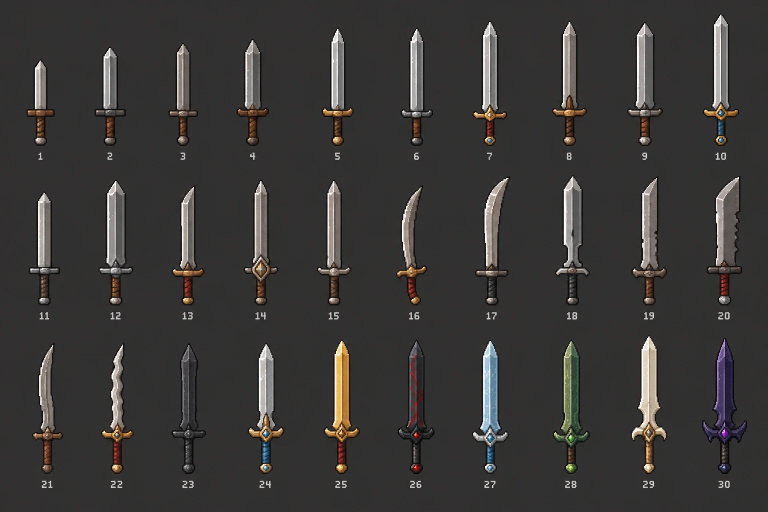
#> input picture imagens/armas/100.webp, 1536 x 1024 px, given in place of decoracao_castelo.jpg, which was not available (shown at 1/2 size)
$ python extract_castelo.py
#> lines starting #> are read from the running program, lines starting #| are printed output that depends on the picture; after the words box and inside, x2 and y2 are one past the last pixel; in counts of white or black regions, pixels touching at a corner belong together; pictures that were not available may be replaced by others from this repository, and a replacement may not be noted
### Tools/extract_boss_pirata.py
"""Separa cada quadro de ação do boss pirata (Drake) da folha imagens/boss-pirata.jpg.

A folha tem 3 linhas x 5 colunas, fundo xadrez:
  linha 1: frente, esquerda, costas-direita, costas-esquerda, costas   (direções)
  linha 2: parado, golpe 1, golpe 2, tiro p/ direita, tiro p/ esquerda
  linha 3: dor 1 (chapéu voando), dor 2 (ajoelhado), morte 1, morte 2, morte 3

Cada quadro sai num quadro de tamanho único, com os pés no mesmo ponto (centro da
coluna, base da linha), para a animação não pular. Saída: Assets/Art/Sprites/Monsters/MVP/Resources/Drake/.

Uso: python Tools/extract_boss_pirata.py   (na raiz do projeto)
"""
import os
import sys

import numpy as np
from PIL import Image

sys.path.insert(0, os.path.dirname(__file__))
from extract_pixelart import resample, background_mask, drop_specks, quantize  # noqa: E402

SRC = "imagens/boss-pirata.jpg"
OUT = "Assets/Art/Sprites/Monsters/MVP/Resources/Drake"
GRID = 512          # a arte tem pixel de 2 px na imagem de 1024
COLS = 5
NAMES = [
    ["frente", "esquerda", "costas_direita", "costas_esquerda", "costas"],
    ["parado", "golpe_1", "golpe_2", "tiro_direita", "tiro_esquerda"],
    ["dor_1", "dor_2", "morte_1", "morte_2", "morte_3"],
]


def components(fg):
    """Grupos de pixels ligados (8 vizinhos): lista de (ys, xs)."""
    H, W = fg.shape
    seen = np.zeros_like(fg)
    out = []
    for y, x in zip(*np.where(fg)):
        if seen[y, x]:
            continue
        ys, xs, stack = [], [], [(y, x)]
        seen[y, x] = True
        while stack:
            cy, cx = stack.pop()
            ys.append(cy)
            xs.append(cx)
            for dy in (-1, 0, 1):
                for dx in (-1, 0, 1):
                    ny, nx = cy + dy, cx + dx
                    if 0 <= ny < H and 0 <= nx < W and fg[ny, nx] and not seen[ny, nx]:
                        seen[ny, nx] = True
                        stack.append((ny, nx))
        out.append((np.array(ys), np.array(xs)))
    return out


# [75 lines left out: functions row_bands, main, not called in this run]


# [2 lines that do not run on import are left out]

### Tools/extract_armas.py
"""Recorta as folhas de armas (imagens/armas/<n>.webp, fundo escuro, números embaixo ou no
canto de cada item) em ícones de Assets/Resources/Items/<id>.png (lado maior 64 px, como os
outros ícones). A ordem é a da folha (linha a linha); os ids são <prefixo>_NN.

Cada pedaço de desenho vai para a célula da grade onde fica o meio dele. Em cada célula fica
o desenho principal e o que está colado nele (brilhos, faíscas); os números e as molduras das
células (folhas de maças e cajados) saem.

Uso: python Tools/extract_armas.py [--previa <pasta>]
"""
import os
import sys

import numpy as np
from PIL import Image

sys.path.insert(0, os.path.dirname(__file__))
from extract_boss_pirata import components  # noqa: E402

OUT = "Assets/Resources/Items"
ICON = 64
# folha: (prefixo, linhas, colunas)
SHEETS = {
    99: ("espada_magica", 5, 10),
    100: ("espada", 3, 10),
    101: ("lanca", 2, (7, 8)),   # 7 na primeira linha, 8 na segunda
    102: ("machado", 3, 5),
    103: ("aljava", 4, 5),
    104: ("alabarda", 4, 5),
    105: ("martelo_guerra", 4, 5),
    106: ("foice", 4, 5),
    107: ("escudo", 5, 6),
    108: ("shuriken", 4, 5),
    109: ("livro", 5, 6),
    110: ("instrumento", 5, 6),
    111: ("chicote", 5, 6),
    112: ("soqueira", 4, 5),
    113: ("katar", 5, 6),
    114: ("cajado", 5, 6),
    115: ("maca", 5, 6),
}


# Distância (px) para juntar pedaços do mesmo item; menor onde os itens quase se encostam.
JOIN = {"machado": 0}
# Comprimento mínimo de um trecho reto para ser linha de moldura (maças: molduras por célula).
LINE = {}


def grow(m, n):
    for _ in range(n):
        g = m.copy()
        g[1:] |= m[:-1]; g[:-1] |= m[1:]; g[:, 1:] |= m[:, :-1]; g[:, :-1] |= m[:, 1:]
        m = g
    return m


# Folhas recortadas célula por célula (tudo o que há na célula é o item):
# cajados: grade regular com molduras (entra INSET px para dentro); machados: linhas de altura
# própria, e as colunas pelos vãos entre os itens.
CELLS = {"cajado": {"xs": [(26, 231), (253, 465), (485, 675), (694, 871), (890, 1067), (1086, 1235)],
                     "ys": [(16, 226), (243, 463), (482, 705), (723, 938), (957, 1228)]}, "machado": {"bands": [(0, 340), (340, 690), (690, 1254)]}}


# [174 lines left out: functions spans, by_cells, icon, extract, main, not called in this run]


# [2 lines that do not run on import are left out]

### Tools/extract_castelo.py
"""Decoração de castelo (imagens/decoracao_castelo.jpg: 5 linhas, fundo cinza-azulado liso):
mesas, cadeiras, tronos, estátuas, gárgulas, armaduras, estandartes, lustres, candelabros,
tochas, braseiros, armários, estantes, baús, escrivaninha, lareira, tapeçarias, escudos,
barris, tapetes. Saída: Assets/Art/Sprites/Environment/Decoracao/<nome>.png já no padrão de
64 px por quadrado (Tools/escala.py; ex.: cadeira ~1,2 de altura, armadura ~1,8).
Os arquivos entram no registro do Tools/padronizar_64.py (não são ampliados de novo).

Uso: python Tools/extract_castelo.py
"""
import json
import os
import sys

import numpy as np
from PIL import Image

sys.path.insert(0, os.path.dirname(__file__))
from extract_boss_pirata import components  # noqa: E402
from extract_armas import grow  # noqa: E402

SRC = "imagens/decoracao_castelo.jpg"
OUT = "Assets/Art/Sprites/Environment/Decoracao"
ESCALA = 0.95            # px da folha -> px do jogo (64 por quadrado)
FUNDO = np.array([62, 69, 77])
LINHAS = [(0, 108), (108, 240), (240, 346), (346, 458), (458, 572)]
NOMES = [
    ["mesa_longa", "mesa_banquete", "cadeira_vermelha", "mesa_redonda", "cadeira_azul", "cadeira_estofada",
     "trono_vermelho", "trono_azul", "cadeira_ferro", "banco_madeira"],
    ["estatua_cavaleiro_1", "estatua_cavaleiro_2", "gargula_1", "gargula_2", "armadura_1", "armadura_penacho",
     "armadura_2", "estandarte_vermelho", "estandarte_leao", "estandarte_aguia", "estandarte_aguia_2", "bandeira_aguia"],
    ["lustre_1", "lustre_2", "lustre_3", "candelabro_ferro", "candelabro_cobre", "candelabro_prata", "candelabro_ouro",
     "candelabro_cobre_2", "tocheiro", "tocha_parede_1", "tocha_parede_2", "braseiro_1", "braseiro_2"],
    ["armario_1", "armario_2", "armario_3", "estante_livros_castelo", "estante_pergaminhos", "livros_banquinho",
     "bau_dourado", "bau_tesouro", "bau_aberto_vazio", "escrivaninha"],
    ["lareira", "tapecaria_batalha", "tapecaria_brasao", "escudo_espadas_1", "escudo_espadas_2", "barril_castelo",
     "barril_caixotes", "tapete_urso", "tapete_vermelho"],
]


def main():
    a = np.array(Image.open(SRC).convert("RGB")).astype(int)
    fg = np.abs(a - FUNDO).max(2) > 24
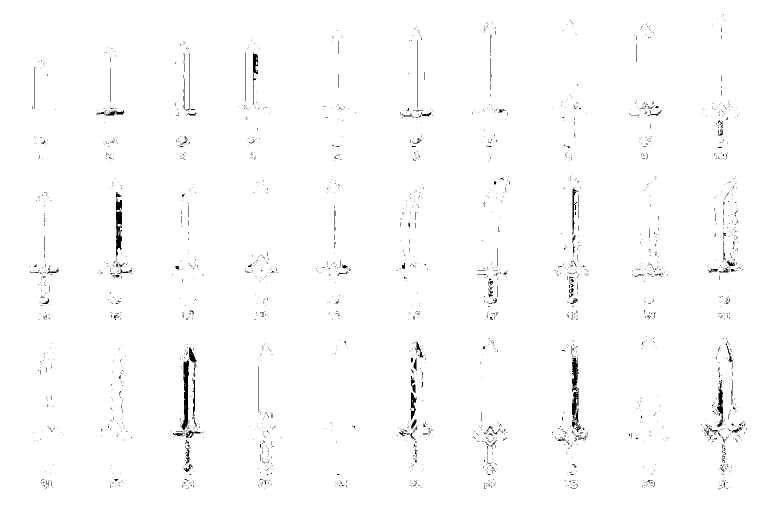
#> fg: shape (1024, 1536) bool (shown at 1/2 size); 98.9% white; 2633 black regions (2516 under 20 px), largest, box (x1, y1, x2, y2) and area: (1144, 716, 1163, 864) 1275, (361, 721, 379, 861) 1160, (232, 384, 244, 515) 1052
    log_path = "Tools/padronizar_64.json"
    log = json.load(open(log_path, encoding="utf-8")) if os.path.exists(log_path) else {}
#> (reads Tools/padronizar_64.json from the repository)
    feitos = 0
    for (y0, y1), nomes in zip(LINHAS, NOMES):
        sub = np.zeros_like(fg)
        sub[y0:y1] = fg[y0:y1]
        comps = [c for c in components(grow(sub, 2)) if sub[c].sum() > 120]
        comps.sort(key=lambda c: c[1].min())
        if len(comps) != len(nomes):
            print(f"  aviso: linha {y0}: {len(comps)} peças para {len(nomes)} nomes")
        for (cy, cx), nome in zip(comps, nomes):
            keep = np.zeros_like(fg)
            keep[cy, cx] = True
            keep &= fg
            ys, xs = np.where(keep)
            yy0, yy1, xx0, xx1 = ys.min(), ys.max() + 1, xs.min(), xs.max() + 1
            rgb = a[yy0:yy1, xx0:xx1].astype(float)
            k = keep[yy0:yy1, xx0:xx1].astype(float)
            w, h = max(1, round((xx1 - xx0) * ESCALA)), max(1, round((yy1 - yy0) * ESCALA))
            pre = Image.fromarray((rgb * k[:, :, None]).astype(np.uint8)).resize((w, h), Image.LANCZOS)
            al = np.array(Image.fromarray((k * 255).astype(np.uint8)).resize((w, h), Image.LANCZOS)).astype(float)
            out = np.clip(np.array(pre).astype(float) * 255 / np.maximum(al, 1)[:, :, None], 0, 255)
            img = np.dstack([out, np.where(al >= 120, 255, 0)]).astype(np.uint8)
            path = f"{OUT}/{nome}.png"
            Image.fromarray(img, "RGBA").save(path)
            log[path] = {"regra": "castelo, já em 64", "antes": [w, h]}
            feitos += 1
#> this loop made 5 passes
#|   aviso: linha 0: 1 peças para 10 nomes
#|   aviso: linha 108: 1 peças para 12 nomes
#|   aviso: linha 240: 1 peças para 13 nomes
#|   aviso: linha 346: 1 peças para 10 nomes
#|   aviso: linha 458: 1 peças para 9 nomes
#> pass 1, in main, `Image.fromarray(img, "RGBA").save(path)`:
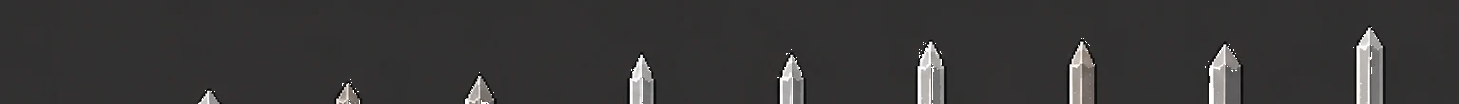
#> saved as mesa_longa.png: PIL image 1459x104 RGBA; mean R, G, B, A 55.6, 54.6, 54.2, 254.5; transparent parts drawn white
#> pass 2, in main, `Image.fromarray(img, "RGBA").save(path)`:
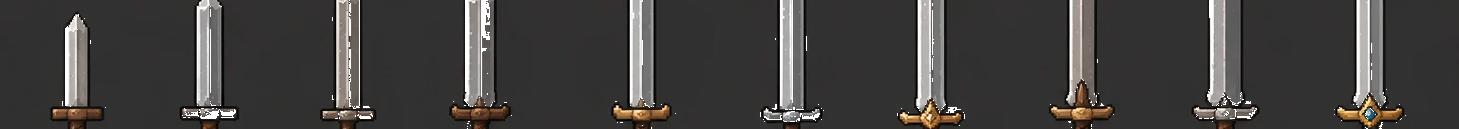
#> saved as estatua_cavaleiro_1.png: PIL image 1459x129 RGBA; mean R, G, B, A 64.7, 62.6, 61, 252.1; transparent parts drawn white
#> after the loop:
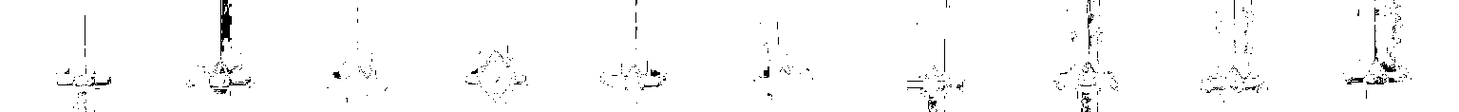
#> al: shape (112, 1459) float64; min 0, max 255, mean 250.5
#> after the loop:
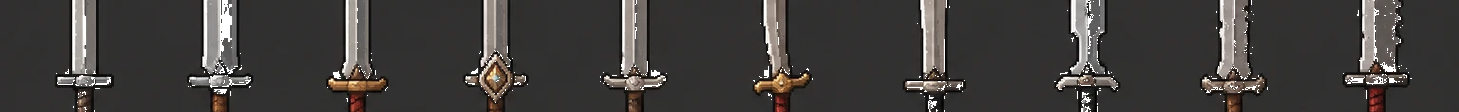
#> img: shape (112, 1459, 4); mean R, G, B, A 62, 59.4, 57.7, 251; transparent parts drawn white
#> after the loop:
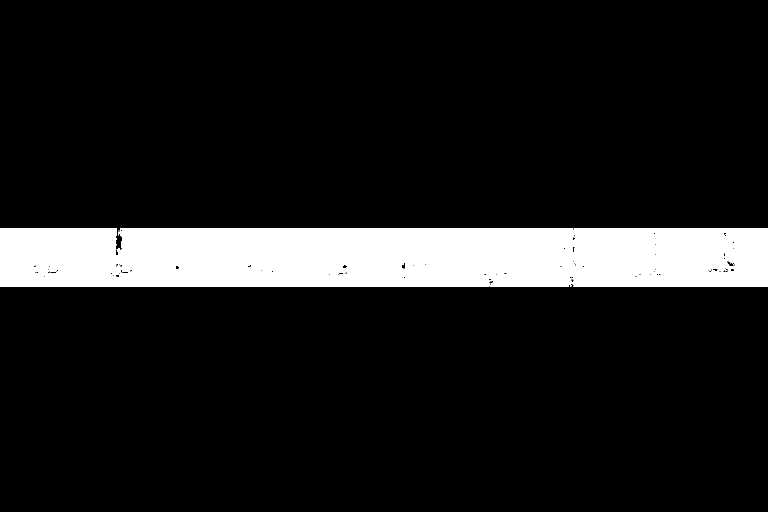
#> keep: shape (1024, 1536) bool (shown at 1/2 size); 11.3% white; 17 white regions (16 under 20 px), largest, box (x1, y1, x2, y2) and area: (0, 456, 1536, 574) 178298
#> after the loop:
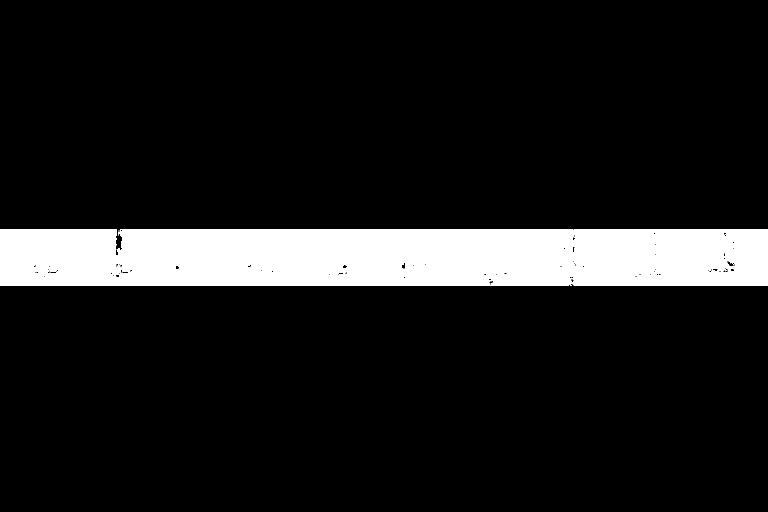
#> sub: shape (1024, 1536) bool (shown at 1/2 size); 11% white; 18 white regions (17 under 20 px), largest, box (x1, y1, x2, y2) and area: (0, 458, 1536, 572) 172213
#> after the loop, feitos = 5; log = 675 items
    json.dump(log, open(log_path, "w", encoding="utf-8"), indent=1, ensure_ascii=False)
    print(feitos, "peças")
#| 5 peças


if __name__ == "__main__":
    main()
